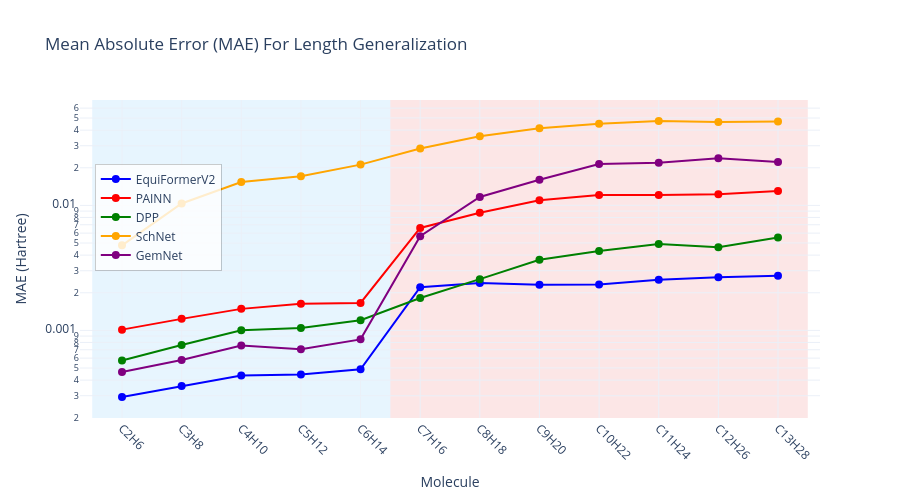

Notebook code for this chart:
### Code cell
# Create updated MAE plot with all models including the new one
fig_mae_updated = go.Figure()

# Add traces for each model including the new one
for model in df_updated['Model'].unique():
    model_data = df_updated[df_updated['Model'] == model]
    
    # Skip models with all NaN values
    if not model_data['MAE'].isna().all():
        fig_mae_updated.add_trace(go.Scatter(
            x=model_data['Molecule'],  # Use molecule symbols instead of indices
            y=model_data['MAE'],
            mode='markers+lines',
            name=model,
            line=dict(color=model_colors_updated[model]),
            marker=dict(size=8, color=model_colors_updated[model])
        ))

# Update layout for MAE plot
fig_mae_updated.update_layout(
    title="Mean Absolute Error (MAE) For Length Generalization",
    xaxis_title="Molecule",
    yaxis_title="MAE (eV)",
    template="plotly_white",
    font=dict(size=12),
    legend=dict(
        x=0.02,
        y=0.8,
        xanchor='left',
        yanchor='top',
        bgcolor='rgba(255, 255, 255, 0.8)',
        bordercolor='rgba(0, 0, 0, 0.2)',
        borderwidth=1
    ),
    width=900,
    height=500
)

# Add background rectangles - blue for train data, red for test data
molecule_names = ['C2H6', 'C3H8', 'C4H10', 'C5H12', 'C6H14', 'C7H16', 'C8H18', 'C9H20', 'C10H22', 'C11H24', 'C12H26', 'C13H28']
num_molecules = len(molecule_names)

# Train data background (first 5 molecules: C2H6 to C6H14)
fig_mae_updated.add_shape(type="rect",
              x0=-0.5, x1=4.5, y0=0, y1=1,
              fillcolor="LightSkyBlue", opacity=0.2,
              layer="below", line_width=0, yref="paper")

# Test data background (last 7 molecules: C7H16 to C13H28)  
fig_mae_updated.add_shape(type="rect",
              x0=4.5, x1=num_molecules-0.5, y0=0, y1=1,
              fillcolor="LightCoral", opacity=0.2,
              layer="below", line_width=0, yref="paper")

# Rotate x-axis labels for better readability
fig_mae_updated.update_xaxes(tickangle=45)

# Set y-axis to log scale for better visualization
fig_mae_updated.update_yaxes(type="log")  

fig_mae_updated.show()

### Figure 1 — Plotly figure (JSON) as saved in the notebook; plotly's stock layout.template omitted (floating-point values rounded to 4 significant figures)
{"data": [{"line": {"color": "blue"}, "marker": {"color": "blue", "size": 8}, "mode": "markers+lines", "name": "EquiFormerV2", "type": "scatter", "x": ["C2H6", "C3H8", "C4H10", "C5H12", "C6H14", "C7H16", "C8H18", "C9H20", "C10H22", "C11H24", "C12H26", "C13H28"], "y": [0.0002925, 0.000359, 0.000436, 0.0004431, 0.0004887, 0.002217, 0.00239, 0.002318, 0.002332, 0.002536, 0.002658, 0.002742]}, {"line": {"color": "red"}, "marker": {"color": "red", "size": 8}, "mode": "markers+lines", "name": "PAINN", "type": "scatter", "x": ["C2H6", "C3H8", "C4H10", "C5H12", "C6H14", "C7H16", "C8H18", "C9H20", "C10H22", "C11H24", "C12H26", "C13H28"], "y": [0.001014, 0.001236, 0.001486, 0.001636, 0.001659, 0.006592, 0.008735, 0.01101, 0.0121, 0.01209, 0.0123, 0.01302]}, {"line": {"color": "green"}, "marker": {"color": "green", "size": 8}, "mode": "markers+lines", "name": "DPP", "type": "scatter", "x": ["C2H6", "C3H8", "C4H10", "C5H12", "C6H14", "C7H16", "C8H18", "C9H20", "C10H22", "C11H24", "C12H26", "C13H28"], "y": [0.0005735, 0.0007643, 0.001003, 0.001045, 0.001207, 0.001816, 0.00257, 0.003674, 0.004322, 0.004899, 0.004624, 0.005523]}, {"line": {"color": "orange"}, "marker": {"color": "orange", "size": 8}, "mode": "markers+lines", "name": "SchNet", "type": "scatter", "x": ["C2H6", "C3H8", "C4H10", "C5H12", "C6H14", "C7H16", "C8H18", "C9H20", "C10H22", "C11H24", "C12H26", "C13H28"], "y": [0.004789, 0.01036, 0.01539, 0.01712, 0.02119, 0.02847, 0.03578, 0.04143, 0.04504, 0.04741, 0.04655, 0.04683]}, {"line": {"color": "purple"}, "marker": {"color": "purple", "size": 8}, "mode": "markers+lines", "name": "GemNet", "type": "scatter", "x": ["C2H6", "C3H8", "C4H10", "C5H12", "C6H14", "C7H16", "C8H18", "C9H20", "C10H22", "C11H24", "C12H26", "C13H28"], "y": [0.0004637, 0.0005788, 0.0007579, 0.0007075, 0.0008473, 0.005662, 0.01167, 0.01602, 0.02139, 0.02191, 0.02384, 0.0222]}], "layout": {"font": {"size": 12}, "height": 500, "legend": {"bgcolor": "rgba(255, 255, 255, 0.8)", "bordercolor": "rgba(0, 0, 0, 0.2)", "borderwidth": 1, "x": 0.02, "xanchor": "left", "y": 0.8, "yanchor": "top"}, "shapes": [{"fillcolor": "LightSkyBlue", "layer": "below", "line": {"width": 0}, "opacity": 0.2, "type": "rect", "x0": -0.5, "x1": 4.5, "y0": 0, "y1": 1, "yref": "paper"}, {"fillcolor": "LightCoral", "layer": "below", "line": {"width": 0}, "opacity": 0.2, "type": "rect", "x0": 4.5, "x1": 11.5, "y0": 0, "y1": 1, "yref": "paper"}], "title": {"text": "Mean Absolute Error (MAE) For Length Generalization"}, "width": 900, "xaxis": {"tickangle": 45, "title": {"text": "Molecule"}}, "yaxis": {"title": {"text": "MAE (Hartree)"}, "type": "log"}}}
